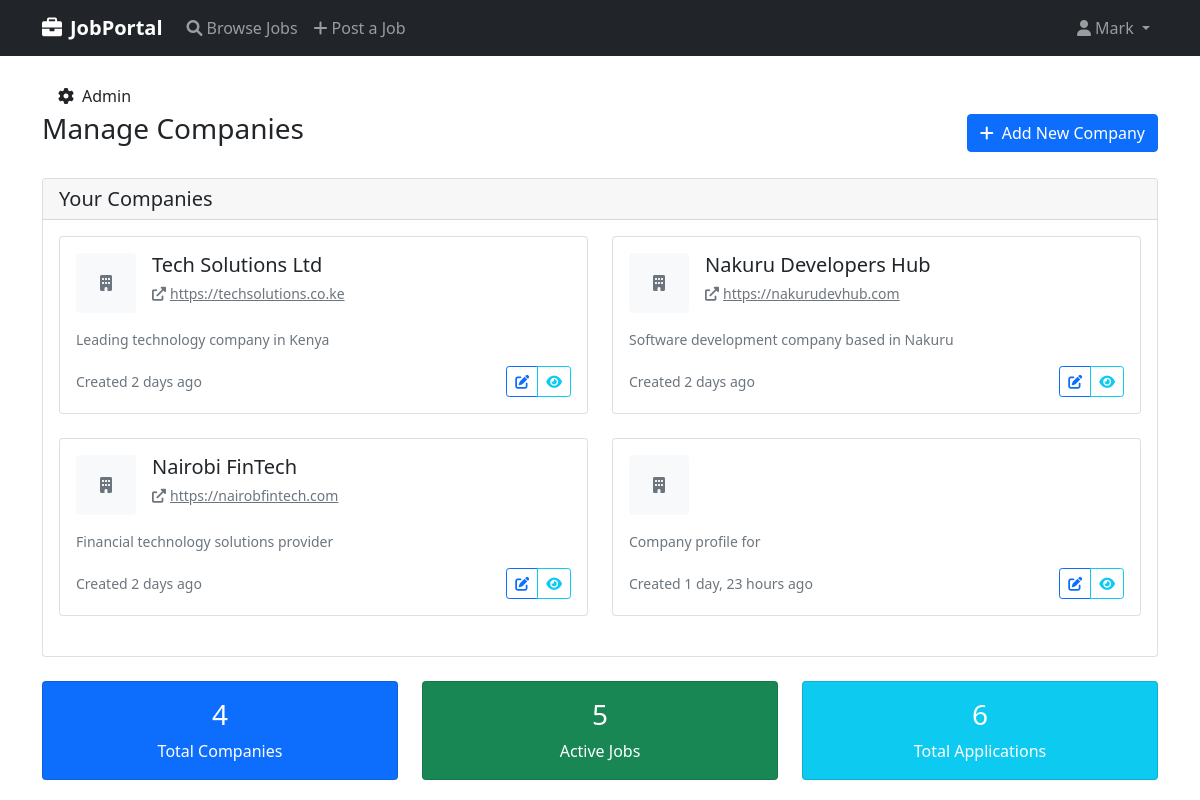
Screenshot of /jobs/companies/manage/ (signed in) with the database file from the repository.
### users/models.py (models this page shows, shortened)
class CustomUser(AbstractUser):
    USER_TYPES = [
        ('job_seeker', 'Job Seeker'),
        ('employer', 'Employer'),
        ('admin', 'Administrator'),
    ]
    user_type = models.CharField(max_length=20, choices=USER_TYPES, default='job_seeker')
    phone_number = models.CharField(max_length=15, blank=True)
    profile_picture = models.ImageField(upload_to='profile_pics/', blank=True, null=True)

### jobs/models.py (models this page shows, shortened)
class Company(models.Model):
    name = models.CharField(max_length=200)
    description = models.TextField()
    website = models.URLField(blank=True)
    logo = models.ImageField(upload_to='company_logos/', blank=True, null=True)
    created_at = models.DateTimeField(auto_now_add=True)

### jobs/views.py (the view)
# urls.py: path('companies/manage/', views.manage_companies, name='manage_companies'),# Add this line
@login_required
def manage_companies(request):
    if request.user.user_type != 'employer':
        messages.error(request, 'Access denied.')
        return redirect('home')
    companies = Company.objects.all()  # In a real app, you'd filter by employer
    active_jobs_count = Job.objects.filter(employer=request.user, is_active=True).count()
    total_applications = Application.objects.filter(job__employer=request.user).count()
    if request.method == 'POST':
        form = CompanyForm(request.POST, request.FILES)
        if form.is_valid():
            company = form.save()
            messages.success(request, f'Company "{company.name}" created successfully!')
            return redirect('manage_companies')
        else:
            messages.error(request, 'Please correct the errors below.')
    else:
        form = CompanyForm()
    context = {
        'companies': companies,
        'form': form,
        'active_jobs_count': active_jobs_count,
        'total_applications': total_applications,
    }
    return render(request, 'jobs/manage_companies.html', context)

### jobs/templates/jobs/manage_companies.html (shortened to what this page needs)
{% extends 'jobs/base.html' %}
{% block content %}
<div class="row">
    <div class="col">
        <div class="d-flex justify-content-between align-items-center mb-4">
            <h1 class="h3">Manage Companies</h1>
            <button type="button" class="btn btn-primary" data-bs-toggle="modal" data-bs-target="#addCompanyModal">
                <i class="fas fa-plus me-2"></i>Add New Company
            </button>
        </div>
        <div class="card">
            <div class="card-header">
                <h5 class="mb-0">Your Companies</h5>
            </div>
            <div class="card-body">
                {% if companies %}
                    <div class="row">
                        {% for company in companies %}
                        <div class="col-md-6 mb-4">
                            <div class="card h-100">
                                <div class="card-body">
                                    <div class="d-flex align-items-start mb-3">
                                        {% if company.logo %}
                                            <img src="{{ company.logo.url }}" alt="{{ company.name }} logo"
                                                 class="rounded me-3" style="width: 60px; height: 60px; object-fit: cover;">
                                        {% else %}
                                            <div class="bg-light rounded d-flex align-items-center justify-content-center me-3"
                                                 style="width: 60px; height: 60px;">
                                                <i class="fas fa-building text-muted"></i>
                                            </div>
                                        {% endif %}
                                        <div class="flex-grow-1">
                                            <h5 class="card-title mb-1">{{ company.name }}</h5>
                                            {% if company.website %}
                                                <a href="{{ company.website }}" target="_blank" class="text-muted small">
                                                    <i class="fas fa-external-link-alt me-1"></i>{{ company.website }}
                                                </a>
                                            {% endif %}
                                        </div>
                                    </div>
                                    <p class="card-text small text-muted">
                                        {{ company.description|truncatewords:20 }}
                                    </p>
                                    <div class="d-flex justify-content-between align-items-center mt-3">
                                        <small class="text-muted">
                                            Created {{ company.created_at|timesince }} ago
                                        </small>
                                        <div class="btn-group">
                                            <button type="button" class="btn btn-sm btn-outline-primary"
                                                    data-bs-toggle="modal"
                                                    data-bs-target="#editCompanyModal{{ company.id }}">
                                                <i class="fas fa-edit"></i>
                                            </button>
                                            <a href="{% url 'job_list' %}?company={{ company.id }}"
                                               class="btn btn-sm btn-outline-info">
                                                <i class="fas fa-eye"></i>
                                            </a>
                                        </div>
                                    </div>
                                </div>
                            </div>
                        </div>
                        {% endfor %}
                    </div>
                {% endif %}
            </div>
        </div>
        <div class="row mt-4">
            <div class="col-md-4">
                <div class="card bg-primary text-white">
                    <div class="card-body text-center">
                        <h3>{{ companies.count }}</h3>
                        <p class="mb-0">Total Companies</p>
                    </div>
                </div>
            </div>
            <div class="col-md-4">
                <div class="card bg-success text-white">
                    <div class="card-body text-center">
                        <h3>{{ active_jobs_count }}</h3>
                        <p class="mb-0">Active Jobs</p>
                    </div>
                </div>
            </div>
            <div class="col-md-4">
                <div class="card bg-info text-white">
                    <div class="card-body text-center">
                        <h3>{{ total_applications }}</h3>
                        <p class="mb-0">Total Applications</p>
                    </div>
                </div>
            </div>
        </div>
    </div>
</div>
{% endblock %}

### jobs/templates/jobs/base.html (shortened to what this page needs)
<!DOCTYPE html>
<html lang="en">
<head>
    <link href="https://cdn.jsdelivr.net/npm/bootstrap@5.1.3/dist/css/bootstrap.min.css" rel="stylesheet">
    <link rel="stylesheet" href="https://cdnjs.cloudflare.com/ajax/libs/font-awesome/6.0.0/css/all.min.css">
</head>
<body>
   <nav class="navbar navbar-expand-lg navbar-dark bg-dark">
    <div class="container">
        <a class="navbar-brand" href="{% url 'home' %}">
            <i class="fas fa-briefcase me-2"></i>JobPortal
        </a>
        <div class="collapse navbar-collapse" id="navbarNav">
            <ul class="navbar-nav me-auto">
                <li class="nav-item">
                    <a class="nav-link" href="{% url 'job_list' %}">
                        <i class="fas fa-search me-1"></i>Browse Jobs
                    </a>
                </li>
                {% if user.is_authenticated and user.user_type == 'employer' %}
                <li class="nav-item">
                    <a class="nav-link" href="{% url 'create_job' %}">
                        <i class="fas fa-plus me-1"></i>Post a Job
                    </a>
                </li>
                {% endif %}
            </ul>
            <ul class="navbar-nav ms-auto">
                {% if user.is_authenticated %}
                <li class="nav-item dropdown">
                    <a class="nav-link dropdown-toggle" href="#" id="navbarDropdown" role="button" data-bs-toggle="dropdown">
                        <i class="fas fa-user me-1"></i>{{ user.username }}
                    </a>
                </li>
                {% endif %}
            </ul>
        </div>
    </div>
</nav>
    <div class="container mt-4">
        <footer>
            <a class="dropdown-item" href="/admin/" target="_blank">
                            <i class="fas fa-cog me-2"></i>Admin
                        </a>
                    </footer>
        {% block content %}
        {% endblock %}
    </div>
</body>
</html>

### jobs/templates/jobs/base.html (style rules this page uses)
.navbar-brand { font-weight: bold; }

### jobs/templates/jobs/manage_companies.html (style rules this page uses)
.card { transition: transform 0.2s; }

### rows the page displays
CustomUser: username "Mark"
Company: name "Tech Solutions Ltd", website "https://techsolutions.co.ke", description "Leading technology company in Kenya", created_at "2 days"
Company: name "Nakuru Developers Hub", website "https://nakurudevhub.com", description "Software development company based in Nakuru", created_at "2 days"
Company: name "Nairobi FinTech", website "https://nairobfintech.com", description "Financial technology solutions provider", created_at "2 days"
Company: description "Company profile for", created_at "1 day, 23 hours"

### other values shown
{{ companies.count }} "4"
{{ active_jobs_count }} "5"
{{ total_applications }} "6"
